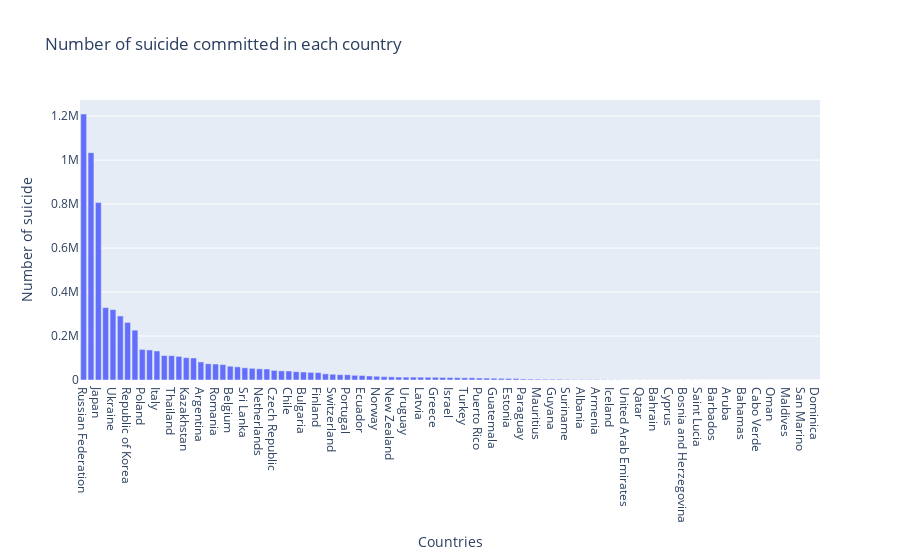

Notebook cell for this chart:
### Code cell
trace1 = go.Bar(
    y = country_suicide_series.values,
    x = country_suicide_series.index
)
data = [trace1]
layout = go.Layout(
    title = "Number of suicide committed in each country",
    xaxis = {
        'title':'Countries'
    },
    yaxis = {
        'title':'Number of suicide'
    }
)
figure = go.Figure(data = data, layout = layout)
py.offline.iplot(figure)

### Figure 1 — Plotly figure (JSON) as saved in the notebook; plotly's stock layout.template omitted (floating-point values rounded to 4 significant figures)
{"data": [{"type": "bar", "x": ["Russian Federation", "United States", "Japan", "France", "Ukraine", "Germany", "Republic of Korea", "Brazil", "Poland", "United Kingdom", "Italy", "Mexico", "Thailand", "Canada", "Kazakhstan", "Spain", "Argentina", "Hungary", "Romania", "Australia", "Belgium", "Belarus", "Sri Lanka", "Colombia", "Netherlands", "Austria", "Czech Republic", "Cuba", "Chile", "Sweden", "Bulgaria", "Uzbekistan", "Finland", "Lithuania", "Switzerland", "Serbia", "Portugal", "Philippines", "Ecuador", "Croatia", "Norway", "Denmark", "New Zealand", "Slovakia", "Uruguay", "Kyrgyzstan", "Latvia", "Ireland", "Greece", "El Salvador", "Israel", "Slovenia", "Turkey", "Singapore", "Puerto Rico", "Turkmenistan", "Guatemala", "South Africa", "Estonia", "Costa Rica", "Paraguay", "Trinidad and Tobago", "Mauritius", "Panama", "Guyana", "Georgia", "Suriname", "Nicaragua", "Albania", "Luxembourg", "Armenia", "Azerbaijan", "Iceland", "Kuwait", "United Arab Emirates", "Malta", "Qatar", "Montenegro", "Bahrain", "Mongolia", "Cyprus", "Belize", "Bosnia and Herzegovina", "Fiji", "Saint Lucia", "Jamaica", "Barbados", "Saint Vincent and Grenadines", "Aruba", "Seychelles", "Bahamas", "Kiribati", "Cabo Verde", "Grenada", "Oman", "Macau", "Maldives", "Antigua and Barbuda", "San Marino", "Saint Kitts and Nevis", "Dominica"], "y": [1209742, 1034013, 806902, 329127, 319950, 291262, 261730, 226613, 139098, 136805, 132060, 111139, 110643, 107561, 101546, 100202, 82219, 73891, 72777, 70111, 62761, 59892, 55641, 53080, 50833, 50073, 43687, 41418, 40895, 37795, 36388, 34803, 33677, 28039, 26217, 24179, 24061, 21330, 20660, 18429, 16992, 15297, 14383, 13437, 13138, 13090, 12770, 12574, 12368, 11683, 11294, 10615, 10131, 10089, 9043, 8624, 8149, 7321, 7034, 6792, 4783, 4039, 3894, 3483, 3426, 3224, 2166, 2013, 1970, 1958, 1905, 1656, 1108, 966, 622, 585, 574, 472, 463, 423, 412, 348, 318, 304, 230, 184, 177, 124, 101, 98, 93, 53, 42, 38, 33, 27, 20, 11, 4, 0, 0]}], "layout": {"autosize": true, "title": {"text": "Number of suicide committed in each country"}, "xaxis": {"autorange": true, "range": [-0.5, 100.5], "title": {"text": "Countries"}, "type": "category"}, "yaxis": {"autorange": true, "range": [0, 1273000.0], "title": {"text": "Number of suicide"}, "type": "linear"}}}
